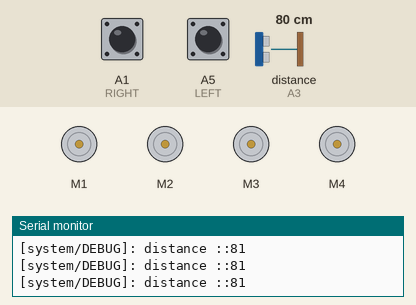
Recording of a sketch running on a simulated Arduino Uno, built with avr-gcc and run on an emulated ATmega328P. Shown: 4 × DC motor (green arrow = forward, orange = backward, longer = faster), the last lines printed to the serial monitor. The test bench sets the inputs (shaded band); at power-on: distance to the obstacle (sensor on A3) 80 cm, A1 (RIGHT) HIGH, A5 (LEFT) HIGH. The echo pulse lasts 58.3 µs per cm.

Above: at 1.2 s.
1.3 s: distance to the obstacle (sensor on A3) set to 53 cm
2.8 s: distance to the obstacle (sensor on A3) set to 44 cm
At 3.7 s:
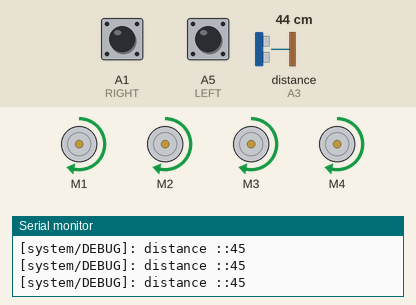
4.3 s: A1 (RIGHT) pulled LOW for 0.15 s
At 4.38 s:
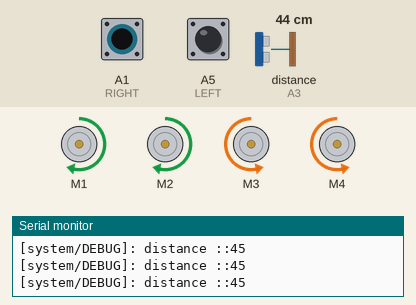
5.9 s: A5 (LEFT) pulled LOW for 0.15 s
At 5.99 s:
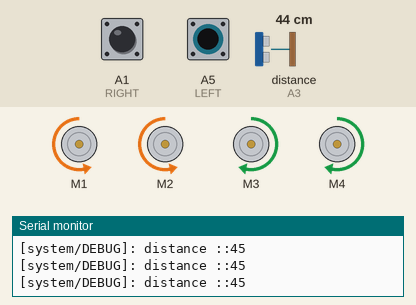
7.5 s: A5 (LEFT) pulled LOW for 3.2 s
At 12.0 s:
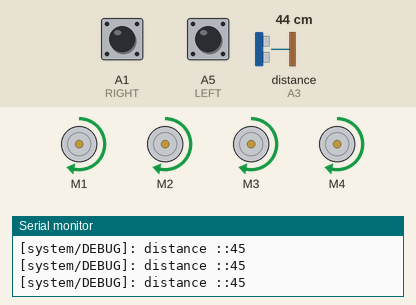
13.7 s: A1 (RIGHT) pulled LOW for 3.2 s
At 14.2 s:
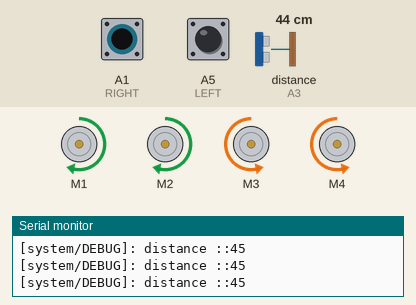
Timing chart, 0 to 18.4 s (numbered marks = the images above; inputs shaded):
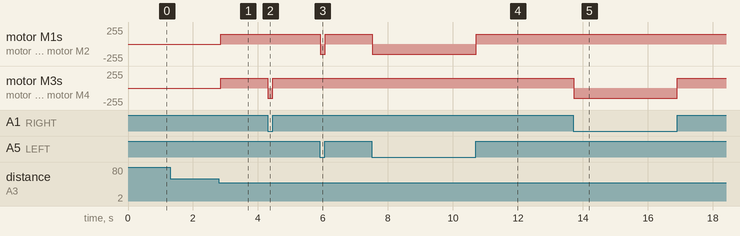

The sketch:

main.ino
```cpp
// == encodeing utf-8 ==
// 參考自 https://github.com/vermaPrateek10/Human-Following-Robot.git

//import library
#include<NewPing.h>
#include<Servo.h>
#include<AFMotor.h>

//init all pin
#define LEFT A5
#define RIGHT A1
#define TRIGGER_PIN A2
#define ECHO_PIN A3
#define MAX_DISTANCE 200

//globle var
unsigned int distance = 0;
unsigned int Right_Value = 0;
unsigned int Left_Value = 0;
int D=50;
int d = 10;
int FPS = 100;


NewPing sonar(TRIGGER_PIN, ECHO_PIN, MAX_DISTANCE);

//motor objects
AF_DCMotor Motor1(1,MOTOR12_1KHZ);
AF_DCMotor Motor2(2,MOTOR12_1KHZ);
AF_DCMotor Motor3(3,MOTOR34_1KHZ);
AF_DCMotor Motor4(4,MOTOR34_1KHZ);

Servo myservo; //create servo object to control the servo:
int pos=0;     //variable to store the servo position:

void setup() {//init
  Serial.begin(9600); //initailize serial communication at 9600 bits per second:

//    myservo.attach(10); // servo attached to pin 10 of Arduino UNO
// {
// for(pos = 90; pos <= 180; pos += 1){    // goes from 90 degrees to 180 degrees:
//   myservo.write(pos);                   //tell servo to move according to the value of 'pos' variable:
//   delay(15);                            //wait 15ms for the servo to reach the position:
//   }
// for(pos = 180; pos >= 0; pos-= 1) {     // goes from 180 degrees to 0 degrees:
//   myservo.write(pos);                   //tell servo to move according to the value of 'pos' variable:
//   delay(15);                            //wait 15ms for the servo to reach the position:
//   }
// for(pos = 0; pos<=90; pos += 1) {       //goes from 180 degrees to 0 degrees:
//   myservo.write(pos);                   //tell servo to move according to the value of 'pos' variable:
//   delay(15);                            //wait 15ms for the servo to reach the position:
//   }
// }
//    pinMode(RIGHT, INPUT); //set analog pin RIGHT as an input:
//    pinMode(LEFT, INPUT);  //set analog pin RIGHT as an input:
//    stop();
}


void loop() {
  delay(1000/FPS);
  distance = sonar.ping_cm();
  debug_dis(true,distance);


  // IR value
  Right_Value = !digitalRead(RIGHT);
  Left_Value = !digitalRead(LEFT);

  //debug
  debug_IR(false,Right_Value,Left_Value);

  //  define int next action
  //  ===============================
  //  1       2       3      4      |
  //  front   right   left   stop   |
  //  ===============================
  int nextact = action(D,d,distance,Right_Value,Left_Value);


  switch(nextact){
    case 1 :
      front1();
      break;
    case 2 :
      turn_right();
      break;
    case 3 :
      turn_left();
      break;
    case 4 :
      stop();
      break;
    default:// when ERROR
      Serial.print("[system/ERROR]: action error");
      break;
  }
}

// define functions for motor
void turn_left(){
Motor1.setSpeed(150);
Motor1.run(BACKWARD);
Motor2.setSpeed(150);
Motor2.run(BACKWARD);
Motor3.setSpeed(150);
Motor3.run(FORWARD);
Motor4.setSpeed(150);
Motor4.run(FORWARD);
}

void turn_right(){
Motor1.setSpeed(150);
Motor1.run(FORWARD);
Motor2.setSpeed(150);
Motor2.run(FORWARD);
Motor3.setSpeed(150);
Motor3.run(BACKWARD);
Motor4.setSpeed(150);
Motor4.run(BACKWARD);
}

void back(){
Motor1.setSpeed(230); // back speed 230
Motor1.run(BACKWARD);
Motor2.setSpeed(230);
Motor2.run(BACKWARD);
Motor3.setSpeed(230);
Motor3.run(BACKWARD);
Motor4.setSpeed(230);
Motor4.run(BACKWARD);
}


void front1(){
Motor1.setSpeed(150); // 150 speed
Motor1.run(FORWARD);
Motor2.setSpeed(150);
Motor2.run(FORWARD);
Motor3.setSpeed(150);
Motor3.run(FORWARD);
Motor4.setSpeed(150);
Motor4.run(FORWARD);
}

void front2(){
Motor1.setSpeed(230); //230 speed
Motor1.run(FORWARD);
Motor2.setSpeed(230);
Motor2.run(FORWARD);
Motor3.setSpeed(230);
Motor3.run(FORWARD);
Motor4.setSpeed(230);
Motor4.run(FORWARD);
}

void stop(){        //Stop all motor
Motor1.setSpeed(0);
Motor1.run(RELEASE);
Motor2.setSpeed(0);
Motor2.run(RELEASE);
Motor3.setSpeed(0);
Motor3.run(RELEASE);
Motor4.setSpeed(0);
Motor4.run(RELEASE);
}
void debug_dis(bool enable,int distance){
  if (enable){
    Serial.print("[system/DEBUG]: distance ::");
    Serial.println(distance);                         // print the distance in serial monitor:
  }
}


void debug_IR(bool enable, int Right_Value, int Left_Value){                               //debug on 9600 bits
  if (enable){
    if (Right_Value == 1){
      Serial.println("[system/DEBUG]: RIGHT");
    }
    if (Left_Value == 1){
      Serial.println("[system/DEBUG]: LEFT");
    }
  }
}


int action(int D, int d,int distance,int Right_Value,int Left_Value){
if(distance > D || distance < d){
  // stop
  return 4;
}else if((Right_Value==1) && (Left_Value==0)) {
  //Turn right
  return 2;
}else if((Right_Value==0) && (Left_Value==1)) {
  // turn left
  return 3;
}else if((distance > d) && (distance < D)) {
  //Move Forward
  return 1;
}}


// Motor1.setSpeed(230); //test FORWARD BACKWARD
// Motor1.run(FORWARD);
// Motor2.setSpeed(230);
// Motor2.run(FORWARD);
// Motor3.setSpeed(230);
// Motor3.run(FORWARD);
// Motor4.setSpeed(230);
// Motor4.run(FORWARD);
```

Measured:
- the behaviour switches between 49 and 48 cm on distance to the obstacle (sensor on A3) (found by bisection; images 0 and 1)
- after the input at 2.8 s, motor M1–4: stopped → forward 150/255 after 0.05 s
- after the input at 4.3 s, motor M3, motor M4: forward 150/255 → backward 150/255 at once, → forward 150/255 0.16 s later
- after the input at 5.9 s, motor M1, motor M2: forward 150/255 → backward 150/255 at once, → forward 150/255 0.16 s later
- after the input at 7.5 s, motor M1, motor M2: forward 150/255 → backward 150/255 at once, → forward 150/255 3.2 s later
- after the input at 13.7 s, motor M3, motor M4: forward 150/255 → backward 150/255 at once, → forward 150/255 3.2 s later
